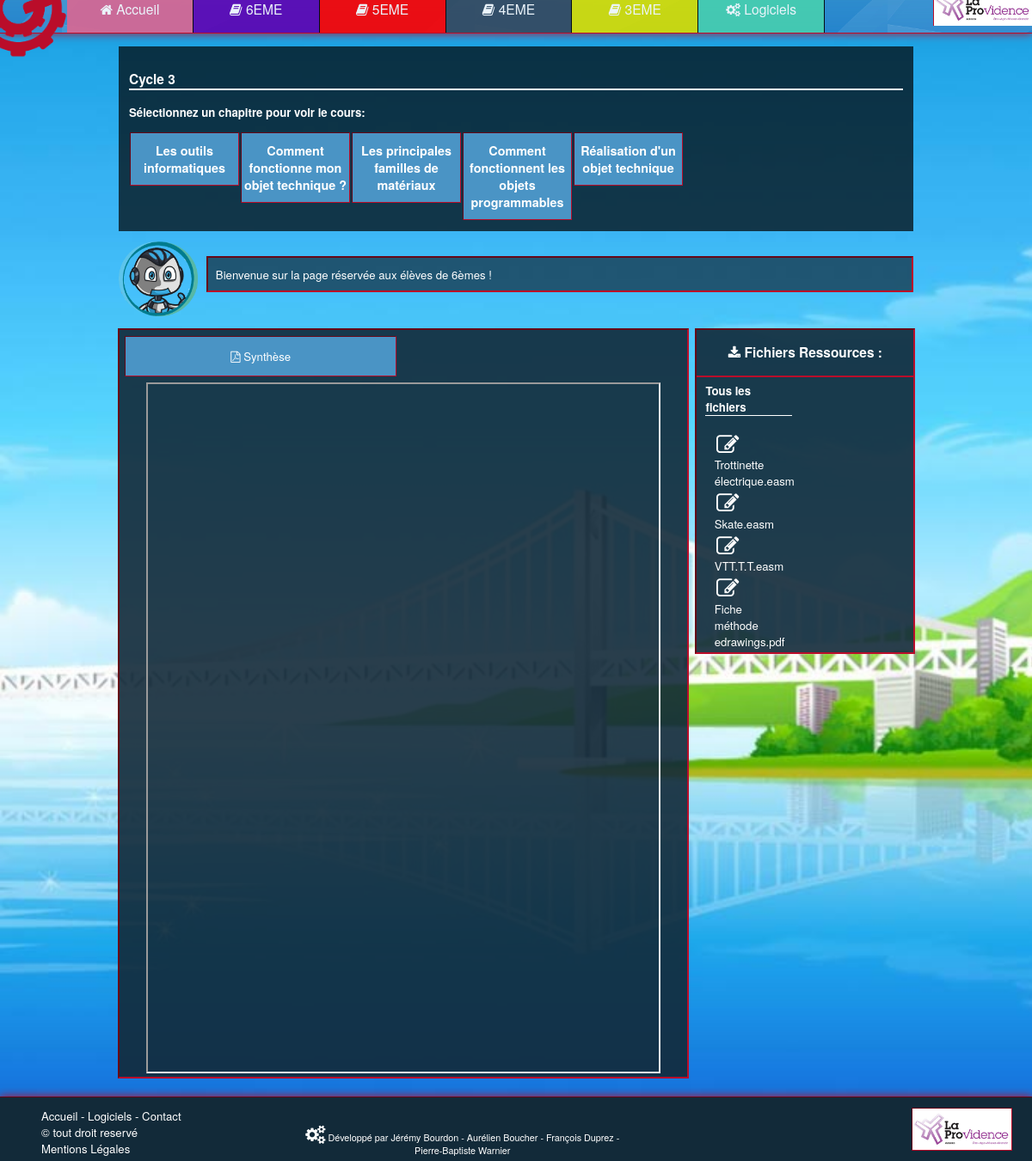
Page /Website/index.php?p=cours&cl=6EME&chap=Les principales familles de matériaux on the committed database.
### tables this page shows
CREATE TABLE `categories` (
  `id_categorie` int(11) NOT NULL,
  `classe` varchar(10) DEFAULT NULL,
  `couleur` varchar(7) DEFAULT NULL,
  `img` varchar(150) DEFAULT NULL,
  `background` varchar(120) DEFAULT NULL,
  `title` varchar(50) DEFAULT NULL,
  `description` mediumtext
);

CREATE TABLE `chapitre` (
  `id` int(11) NOT NULL,
  `name_chap` varchar(100) NOT NULL,
  `classe` varchar(20) DEFAULT NULL
);

CREATE TABLE `ressource` (
  `id` int(11) NOT NULL,
  `url` varchar(120) DEFAULT NULL,
  `title` varchar(50) DEFAULT NULL,
  `classe` varchar(10) DEFAULT NULL,
  `type` varchar(20) DEFAULT NULL
);

CREATE TABLE `cour` (
  `id_cour` int(11) NOT NULL,
  `title` varchar(50) DEFAULT NULL,
  `url` varchar(150) DEFAULT NULL,
  `id_chapitre` int(11) NOT NULL
);

### Website/assets/biblio/function.php (the view, shortened to what this page needs)
<?php
	function navbar()
	{
		global $connexion;
		$select_categories= mysqli_query($connexion, "SELECT * FROM `categories` WHERE 1");
		if(mysqli_num_rows($select_categories) >= 1)
			{
			while ($tab=mysqli_fetch_array($select_categories))
				{
				echo"
					<a href='index.php?p=cours&cl=$tab[1]'><div";
					if(isset($_GET['p'])&& $_GET['p']=='cour'&& $_GET['cl']==$tab[1])
					{
						echo" class='active' style='background-color:$tab[2]'";
					}
					else
					{
						echo" class='link' style='background-color:$tab[2]'";
					}
					 echo"><i class='fa fa-book' aria-hidden='true'></i> ".$tab[1]."</i>
					</div></a>";
				}
			}
	}
	function select_chapitre()
	{
		global $connexion;
		$chapitre = mysqli_query($connexion, "SELECT `name_chap`,`classe` FROM `chapitre` where classe='".$_GET['cl']."' ORDER BY id ASC");
		if(mysqli_num_rows($chapitre) > 0)
		{
			while ($req=mysqli_fetch_array($chapitre))
			{
				echo"<a href=\"index.php?p=cours&cl=".$_GET['cl']."&chap=$req[0]\"><div class='item'><h1>$req[0]</h1></div></a>";
			}
		}
		else
		{
				echo"<div class='item'><h1>Aucun Cours</h1></div>";
		}
	}
	function page_class()
	{
		global $connexion;
		$select_info= mysqli_query($connexion, "SELECT * FROM `categories` where classe='".$_GET['cl']."'");
		if(mysqli_num_rows($select_info) > 0)
		{
			while ($req=mysqli_fetch_array($select_info))
			{
				$title=$req[5];
				$description=$req[6];
			}
		}
	}
	function select_l($chapitre)
	{
		global $connexion;
		$chapitre=addslashes ($chapitre);
		$chap=mysqli_query($connexion, "SELECT `id_cour`, `title`, `url`,chapitre.name_chap FROM `cour`,`chapitre` WHERE chapitre.name_chap='$chapitre' AND cour.id_chapitre=chapitre.id AND chapitre.classe='".$_GET['cl']."'");
		while ($req=mysqli_fetch_array($chap))
		{
		echo"<a href=\"index.php?p=cours&cl=".$_GET['cl']."&chap=$req[3]&id=$req[0]\"><div class='lecon'";
				if(isset($_GET['id'])&&$_GET['id']==$req[0])
				{
					echo "id=active";
				}
				echo"><i class='fa fa-file-pdf-o' aria-hidden='true'></i> $req[1]</div>";
		}
	}
	function select_ressource()
	{
		global $connexion;
		$ressource=mysqli_query($connexion, "SELECT `id`, `url`, `title`, `classe`, `type` FROM `ressource` WHERE classe='".$_GET['cl']."'");
		echo"<h4>Tous les fichiers</h4><p>";
		if(mysqli_num_rows($ressource)!=0)
		{
			?>
			<table>
			<?php
			$i=2;
			while ($req=mysqli_fetch_array($ressource))
			{
				if(($i%2)==0)
				{
					echo "<tr>";
				}
				$position=stripos($req[1],'.');
				$suffixe=substr($req[1],$position);
				echo"<td><a href='$req[1]'><div class='ressource'><i class='fa fa-pencil-square-o fa-2x' aria-hidden='true'></i> <br>$req[2]$suffixe</div></a></td>";
				if((($i+1)%2)!=0)
				{
					echo "</tr>";
				}
			}
			?>
			</table>
			<?php
		}
		else
		{
			echo"<div class='none'>Aucun fichier</div>";
		}
	}
?>

### Website/index.php (shortened to what this page needs)
<!DOCTYPE html PUBLIC "-//W3C//DTD XHTML 1.0 Strict//FR" "http://www.w3.org/TR/xhtml1/DTD/xhtml1-strict.dtd">
<html xmlns="http://www.w3.org/1999/xhtml">
	<head>
		<link rel="stylesheet" type="text/css" href="css/style.css">
		<link rel="stylesheet" type="text/css" href="css/owl.carousel.css">
		<link href='font-awesome/css/font-awesome.min.css' rel='stylesheet' type='text/css'>
	</head>
	<?php
		include('assets/biblio/function.php');
		echo"
			<header>
				<div class='navbar'>
					<img src='assets/img/gears.png' class='logo'>
					<div class='page'>
						<a href='index.php'><div";
							if(!isset($_GET['p']))
							{
								echo" class='active' style='background-color:#db6692'";
							}
							else
							{
								echo" class='link' style='background-color:#db6692'";
							}
							echo"><i class='fa fa-home' aria-hidden='true'></i> Accueil
							</div></a>";
						navbar();
						echo"
						<a href='index.php?p=logiciels'><div";
						if(isset($_GET['p'])&& $_GET['p']=='logiciels')
						{
							echo" class='active' style='background-color:#48d0b0'";
						}
						else
						{
							echo" class='link' style='background-color:#48d0b0'";
						}
						echo"><i class='fa fa-cogs' aria-hidden='true'></i> Logiciels
						</div>
						</a>
						<a href='http://www.la-providence.net/'><img src='assets/img/logo_providence.jpg' target='_blank' class='lapro'></A>
					</div>
				</div>
			</header>";
			if(isset($_GET['p'])&& $_GET['p']=='cours')
			{
			page_class();
			if(isset($_GET['chap']))
			{
				$chapitre=$_GET['chap'];
			}
			echo"
			<body>
				<div id='page'>
					<center>
						<div class='slide'>
							<h3>$title</h3>
							<p class='sub'>Sélectionnez un chapitre pour voir le cours:</p>
							<div id='owl-demo' class='owl-carousel'>";
								select_chapitre();
						echo"</div>
						</div>
					</Center>
					<div class='intro'>
						<img src='assets/img/logo_help.png'>
						<div class='text'>$description</div>
					</div>
					<div class='download'>
							<h3><i class='fa fa-download' aria-hidden='true'></i> Fichiers Ressources :</h3>
							<hr color=#BA0D2A>";
							select_ressource();
						echo"</div>";
					if(isset($_GET['chap']))
					{
					echo"
						<div class='p_cours'style='margin-bottom:8%'>";
							select_l($chapitre);
							if(isset($_GET['id']))
							{
								$cours=$_GET['id'];
								select_cours($cours);
								echo"<center><iframe src='$pdf' width='90%' height='800VW'></iframe></center>";
							}
							else
							{
								echo"
						<center><iframe src='assets/ressource/pdf_cours/accueil.pdf' width='90%' height='800VW'></iframe></center>
						";
							}
							echo"
							<div class='clear'></div>
						</div>
						";
					}
					else
					{
						echo"
						<div class='p_cours' style='margin-bottom:8%'><center><iframe src='assets/ressource/pdf_cours/accueil.pdf' width='90%' height='800VW'></iframe></center>
							<div class='clear'></div>
						</div>
						";
					}
					echo"<div id='footer' style='position:absolute'>
								<div class='link'>
									<img src='assets/img/logo_providence.jpg'>
									Accueil - Logiciels - Contact
									<br>
									&copy; tout droit reservé
									<br>
									<a href='index.php?p=mention'>Mentions Légales</a>
								</div>
								<div class='dev'>
									<i class='fa fa-cogs  fa-2x' aria-hidden='true'></i> Développé par Jérémy Bourdon - Aurélien Boucher - François Duprez - Pierre-Baptiste Warnier
								</div>
								<div class='clear'></div>
							</div>	";
				echo"</div>
			</body>
			";
			}
	?>
</html>

### Website/css/style.css (style rules this page uses)
body { font-family: "Helvetica Neue", Helvetica, Arial, sans-serif; background: #000000 url('../assets/img/background.jpg'); background-size:cover; background-attachment: fixed; background-repeat:no-repeat; margin: -1.5% 0%; width:100%; height:100%; font-size:1.1vw; }
a { text-decoration:none; color:inherit; }
.navbar { position:fixed; font-size: 2vw; width: 100%; margin: 0 auto; background:#FFF url("../assets/img/login_background.jpg") ; background-size:40%; background-position:10%; -moz-box-shadow: 0px 0px 10px 0px #BA0D2A; -webkit-box-shadow: 0px 0px 10px 0px #BA0D2A; -o-box-shadow: 0px 0px 10px 0px #BA0D2A; box-shadow: 0px 0px 10px 0px #BA0D2A; border-bottom: inset 1px #BA0D2A; z-index:2000; }
.navbar .page { margin-left:6.5%; }
.navbar .logo { position:absolute; width:10.5%; margin-left:-3.5%; margin-top:-3%; -webkit-animation: rotation 20s linear infinite; }
.navbar .lapro { width:10.2%; float:right; border-left:solid 1px #BA0D2A; }
.navbar .link { display:block; color:white; text-align:center; font-size:1.3vw; float:left; padding: 1.5% 2.5%; width:8%; opacity:0.9; border-right:solid 1px #000; -webkit-transition-duration: 0.5s; -moz-transition-duration: 0.5s; -ms-transition-duration: 0.5s; -o-transition-duration: 0.5s; transition-duration: 0.5s; }
#footer { color:#fff; padding-top:1%; background:rgba(18,42,57,1); background-size:40%; background-position:10%; bottom:0; width:100%; -moz-box-shadow: 0px 0px 10px 0px #BA0D2A; -webkit-box-shadow: 0px 0px 10px 0px #BA0D2A; -o-box-shadow: 0px 0px 10px 0px #BA0D2A; box-shadow: 0px 0px 10px 0px #BA0D2A; border-top: inset 1px #BA0D2A; }
#footer .link { margin-left:4%; }
#footer .dev { float:right; margin-right:28%; margin-top:-3%; font-size:0.9vw; width:31%; text-align:center }
#footer img { float:right; width:10%; border: inset 1px #BA0D2A; margin-right:2%; margin-bottom:1%; }
#page { position:absolute; margin: auto; margin-top:6%; width:100%; }
#page .slide { background-color: rgba(0, 0, 0, 0.7); padding:1%; margin:0% auto; width:75%; text-align:center; }
#page .slide .sub { color:#fff; font-weight:bold; text-align:left; }
#page .slide h3 { text-align:left; border-bottom:inset 2px #fff; color:#fff; }
.item { background-color:#4a94c5; border:inset 1px #BA0D2A; padding: auto; font-size:0.6vw; color: #FFF; margin:1%; }
#page .intro { margin:1% auto; width:77%; }
#page .intro img { width:10%; }
#page .intro .text { margin-left:11%; margin-top:-8%; background-color:rgba(18,42,57,0.7); padding: 1%; color:#fff; border:inset 2px #BA0D2A; }
#page .p_cours { margin: 1%; margin-top: 3.5%; width: 55%; background-color: rgba(18,42,57,0.9); border: inset 2px #BA0D2A; margin-left: 11.4%; height: 100%; }
#page .download { background-color: rgba(18,42,57,0.9); border: inset 2px #BA0D2A; width: 21%; float: right; margin-top: 2.5%; margin-right: 11.3%; }
#page .download h3 { color:#fff; text-align:center; }
#page .download h4 { margin-top:0%; margin-left:4%; color:#fff; border-bottom:solid 1px #fff; width:40%; }
#page .download .ressource { float:left; color:#fff; text-align:center; width:18%; -webkit-transition-duration: 0.5s; -moz-transition-duration: 0.5s; -ms-transition-duration: 0.5s; -o-transition-duration: 0.5s; transition-duration: 0.5s; margin-left:10%; }
#page .p_cours .lecon { float:left; padding:2%; text-align:center; margin:1%; color:#fff; background-color:#4a94c5; border:inset 1px #BA0D2A; width:43.5%; -webkit-transition-duration: 0.5s; -moz-transition-duration: 0.5s; -ms-transition-duration: 0.5s; -o-transition-duration: 0.5s; transition-duration: 0.5s; }

### rows in the picture
categories: classe "6EME", title "Cycle 3", description "Bienvenue sur la page réservée aux élèves de 6èmes !"
categories: classe "5EME"
categories: classe "4EME"
categories: classe "3EME"
chapitre: name_chap "Les outils informatiques"
chapitre: name_chap "Comment fonctionne mon objet technique ?"
chapitre: name_chap "Les principales familles de matériaux"
chapitre: name_chap "Comment fonctionnent les objets programmables"
chapitre: name_chap "Réalisation d'un objet technique"
ressource: title "Trottinette électrique", url ".easm"
ressource: title "Skate", url ".easm"
ressource: title "VTT", url ".T.T.easm"
ressource: title "Fiche méthode edrawings", url ".pdf"
cour: title "Synthèse"
